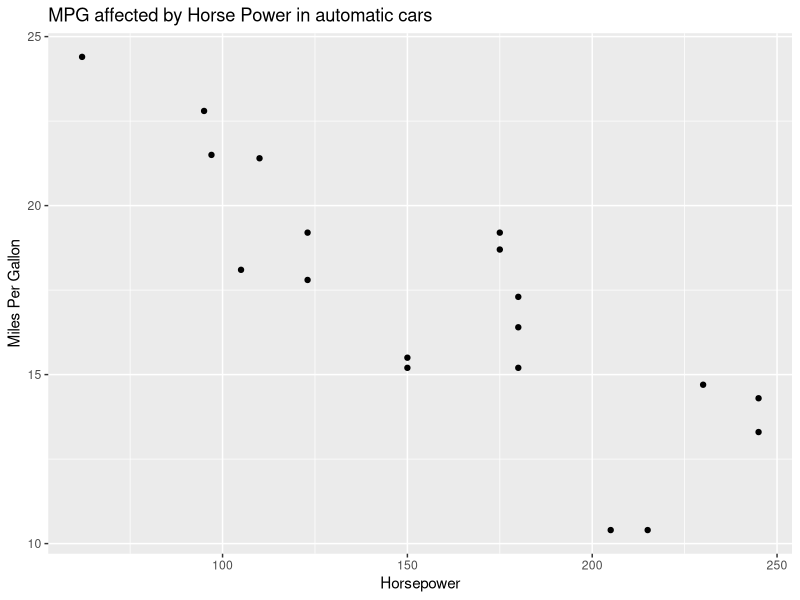
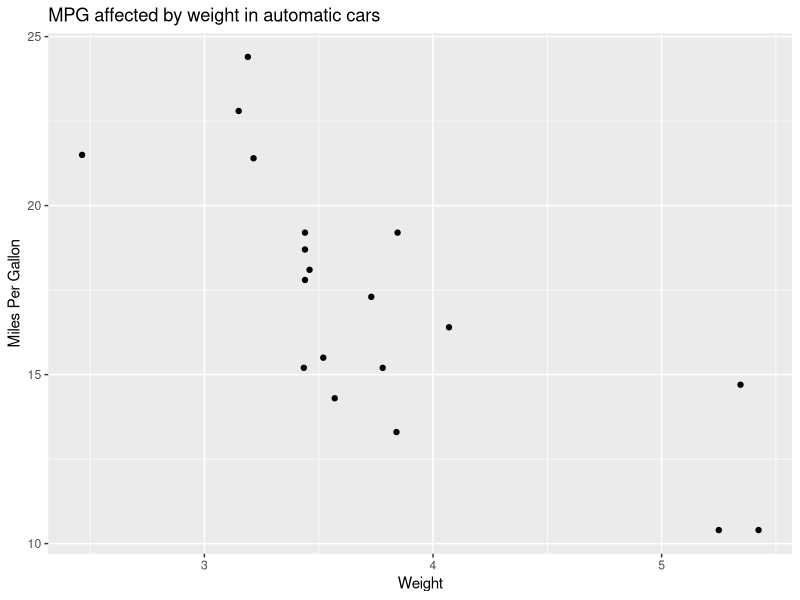

Here is the R script that generated these plots, in order:
library(tidyverse)

data("mtcars")
str(mtcars)
?mtcars
df = mtcars

auto = df %>%
  filter(am < 1)

write.csv(auto,"./automatic_mtcars.csv")
png("mpg_vs_hp_auto.png")
auto %>%
  ggplot(aes(x=hp,y=mpg)) +
  geom_point() + xlab("Horsepower") + ylab("Miles Per Gallon") + 
  labs(title = "MPG affected by Horse Power in automatic cars") 
dev.off()

tiff("mpg_vs_wt_auto.tiff")
auto %>%
  ggplot(aes(x=wt, y=mpg)) +
  geom_point() + labs(title = "MPG affected by weight in automatic cars") + xlab("Weight") +
  ylab("Miles Per Gallon")
dev.off()

df2 = df %>%
  filter(disp <= 200)
write.csv(df2,"./mtcars_max200_displ.csv")

max_mtcars = max(df$hp)
max_auto = max(auto$hp)
max_disp = max(df2$hp)
max_mtcars = df %>%
  filter(hp == max_mtcars)
max_auto = df %>%
  filter(hp == max_auto)
max_disp = df %>%
  filter(hp == max_disp)
df3 = rbind(max_mtcars,max_auto,max_disp)
write.table(df3,"./hp_maximums.txt")

